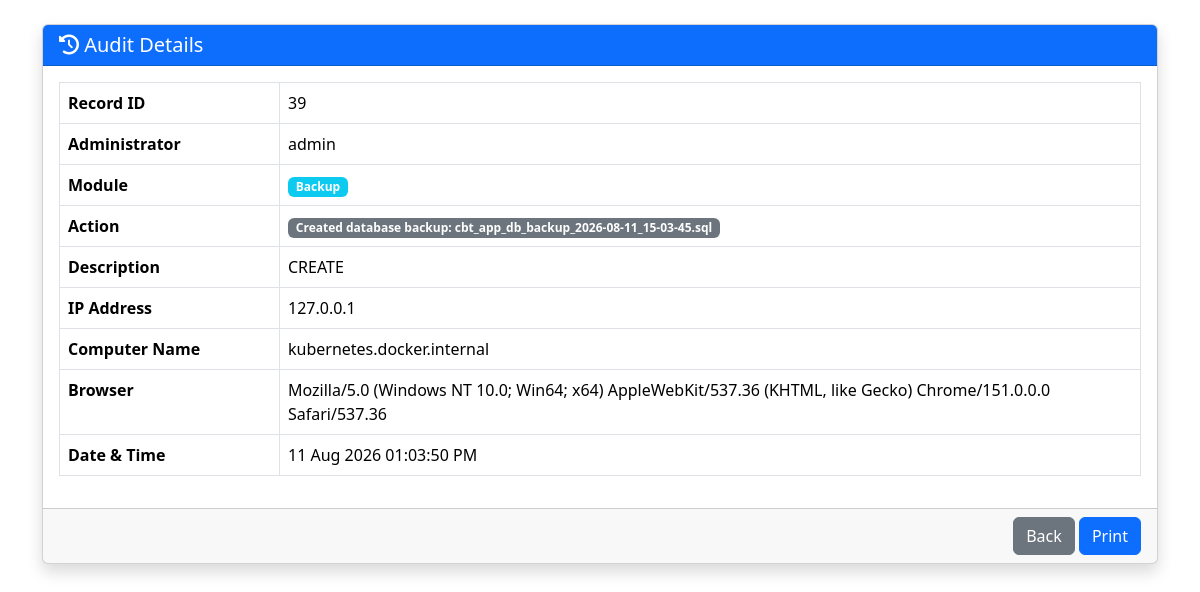
The app's page /admin/audit_details.php?id=39 (signed in) with its own data.
### tables this page shows
CREATE TABLE `audit_logs` (
  `id` bigint(20) NOT NULL AUTO_INCREMENT,
  `admin_id` int(11) DEFAULT NULL,
  `username` varchar(100) DEFAULT NULL,
  `action` varchar(100) NOT NULL,
  `module` varchar(100) NOT NULL,
  `description` text DEFAULT NULL,
  `ip_address` varchar(45) DEFAULT NULL,
  `user_agent` text DEFAULT NULL,
  `computer_name` varchar(255) DEFAULT NULL,
  `created_at` timestamp NOT NULL DEFAULT current_timestamp(),
  PRIMARY KEY (`id`),
  KEY `admin_id` (`admin_id`),
  KEY `module` (`module`),
  KEY `action` (`action`),
  KEY `created_at` (`created_at`),
  CONSTRAINT `audit_logs_ibfk_1` FOREIGN KEY (`admin_id`) REFERENCES `admins` (`id`) ON DELETE SET NULL
);

### includes/audit.php (called while the page is built, shortened)
<?php
if (!function_exists('getAuditById')) {
    function getAuditById(mysqli $conn, int $id)
    {
        $stmt = $conn->prepare("
            SELECT *
            FROM audit_logs
            WHERE id=?
        ");
        $stmt->bind_param("i", $id);
        $stmt->execute();
        return $stmt->get_result()->fetch_assoc();
    }
}

### admin/audit_details.php (the view, shortened to what this page needs)
<?php
require_once "../includes/audit.php";
$conn = Database::connection();
$id = (int)$_GET['id'];
$audit = getAuditById($conn, $id);
$isAjax = (
    !empty($_SERVER['HTTP_X_REQUESTED_WITH']) &&
    strtolower($_SERVER['HTTP_X_REQUESTED_WITH']) == 'xmlhttprequest'
);
if (!$isAjax):
?>
<!DOCTYPE html>
<html>
<head>
<link
href="../assets/bootstrap/css/bootstrap.min.css"
rel="stylesheet">
<link
href="../assets/fontawesome/css/all.min.css"
rel="stylesheet">
</head>
<body>
<div class="container mt-4">
<?php endif; ?>
<div class="card shadow">
<div class="card-header bg-primary text-white">
<h5 class="mb-0">
<i class="fas fa-history"></i>
Audit Details
</h5>
</div>
<div class="card-body">
<table class="table table-bordered">
<tr>
<th width="220">Record ID</th>
<td><?= $audit['id'] ?></td>
</tr>
<tr>
<th>Administrator</th>
<td><?= htmlspecialchars($audit['username']) ?></td>
</tr>
<tr>
<th>Module</th>
<td>
<span class="badge bg-info">
<?= htmlspecialchars($audit['module']) ?>
</span>
</td>
</tr>
<tr>
<th>Action</th>
<td>
<?php
$badge = "secondary";
?>
<span class="badge bg-<?= $badge ?>">
<?= htmlspecialchars($audit['action']) ?>
</span>
</td>
</tr>
<tr>
<th>Description</th>
<td>
<?= nl2br(htmlspecialchars($audit['description'])) ?>
</td>
</tr>
<tr>
<th>IP Address</th>
<td><?= htmlspecialchars($audit['ip_address']) ?></td>
</tr>
<tr>
<th>Computer Name</th>
<td><?= htmlspecialchars($audit['computer_name']) ?></td>
</tr>
<tr>
<th>Browser</th>
<td><?= htmlspecialchars($audit['user_agent']) ?></td>
</tr>
<tr>
<th>Date & Time</th>
<td>
<?= date(
"d M Y h:i:s A",
strtotime($audit['created_at'])
) ?>
</td>
</tr>
</table>
</div>
<div class="card-footer text-end">
<button
class="btn btn-secondary"
onclick="window.history.back();">
Back
</button>
<button
class="btn btn-primary"
onclick="window.print();">
Print
</button>
</div>
</div>
<?php if(!$isAjax): ?>
</div>
</body>
</html>
<?php endif; ?>

### records on screen
audit_logs: id "39", username "admin", module "Backup", action "Created database backup: cbt_app_db_backup_2026-08-11_15-03-45.sql", description "CREATE", ip_address "127.0.0.1", computer_name "kubernetes.docker.internal", user_agent "Mozilla/5.0 (Windows NT 10.0; Win64; x64) AppleWebKit/537.36 (KHTML, like Gecko) Chrome/151.0.0.0 Safari/537.36", created_at "11 Aug 2026 01:03:50 PM"
